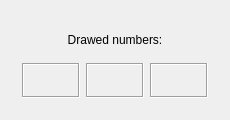
<?xml version="1.0" encoding="UTF-8"?>
<ui version="4.0">
 <class>AppView</class>
 <widget class="QMainWindow" name="AppView">
  <property name="geometry">
   <rect>
    <x>0</x>
    <y>0</y>
    <width>230</width>
    <height>120</height>
   </rect>
  </property>
  <property name="windowTitle">
   <string>AppClient</string>
  </property>
  <widget class="QWidget" name="centralWidget">
   <property name="minimumSize">
    <size>
     <width>230</width>
     <height>120</height>
    </size>
   </property>
   <property name="maximumSize">
    <size>
     <width>230</width>
     <height>120</height>
    </size>
   </property>
   <layout class="QVBoxLayout" name="verticalLayout">
    <item>
     <widget class="QStackedWidget" name="stackedWidget">
      <property name="currentIndex">
       <number>1</number>
      </property>
      <widget class="QWidget" name="page_1">
       <layout class="QVBoxLayout" name="verticalLayout_2">
        <item>
         <widget class="QLabel" name="p1_le_1">
          <property name="text">
           <string>Received message:</string>
          </property>
         </widget>
        </item>
        <item>
         <widget class="QLabel" name="p1_le_2">
          <property name="text">
           <string/>
          </property>
          <property name="alignment">
           <set>Qt::AlignCenter</set>
          </property>
         </widget>
        </item>
       </layout>
      </widget>
      <widget class="QWidget" name="page_2">
       <layout class="QVBoxLayout" name="verticalLayout_3">
        <item>
         <widget class="QLabel" name="label">
          <property name="text">
           <string>Drawed numbers:</string>
          </property>
          <property name="alignment">
           <set>Qt::AlignCenter</set>
          </property>
         </widget>
        </item>
        <item>
         <layout class="QHBoxLayout" name="horizontalLayout">
          <item>
           <widget class="QLabel" name="p2_le_1">
            <property name="frameShape">
             <enum>QFrame::Box</enum>
            </property>
            <property name="frameShadow">
             <enum>QFrame::Sunken</enum>
            </property>
            <property name="text">
             <string/>
            </property>
            <property name="alignment">
             <set>Qt::AlignCenter</set>
            </property>
           </widget>
          </item>
          <item>
           <widget class="QLabel" name="p2_le_2">
            <property name="frameShape">
             <enum>QFrame::Box</enum>
            </property>
            <property name="frameShadow">
             <enum>QFrame::Sunken</enum>
            </property>
            <property name="text">
             <string/>
            </property>
            <property name="alignment">
             <set>Qt::AlignCenter</set>
            </property>
           </widget>
          </item>
          <item>
           <widget class="QLabel" name="p2_le_3">
            <property name="frameShape">
             <enum>QFrame::Box</enum>
            </property>
            <property name="frameShadow">
             <enum>QFrame::Sunken</enum>
            </property>
            <property name="text">
             <string/>
            </property>
            <property name="alignment">
             <set>Qt::AlignCenter</set>
            </property>
           </widget>
          </item>
         </layout>
        </item>
       </layout>
      </widget>
     </widget>
    </item>
   </layout>
  </widget>
 </widget>
 <layoutdefault spacing="6" margin="11"/>
 <resources/>
 <connections/>
</ui>
